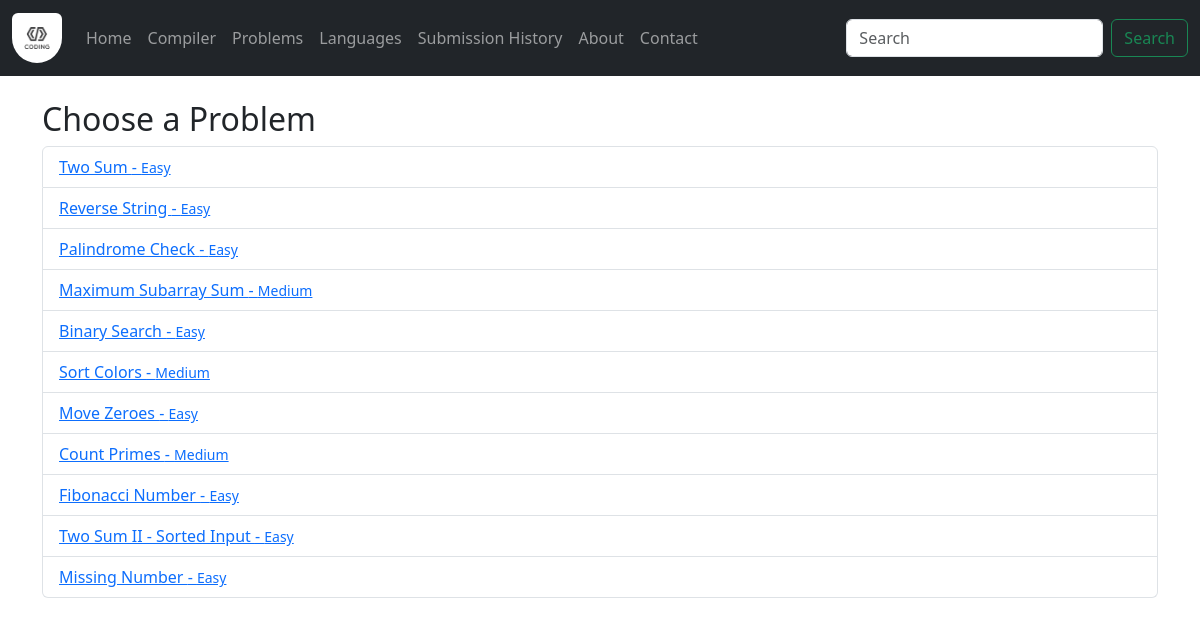
The app's page /problems/ with its own data.
### App/models.py (models this page shows, shortened)
class Problem(models.Model):
    DIFFICULTY_CHOICES = (
        ("Easy", "Easy"),
        ("Medium", "Medium"),
        ("Hard", "Hard"),
    )
    title = models.CharField(max_length=200, unique=True)
    slug = models.SlugField(unique=True)
    statement = models.TextField()
    constraints = models.TextField()
    input_format = models.TextField()
    output_format = models.TextField()
    difficulty = models.CharField(max_length=10, choices=DIFFICULTY_CHOICES)
    tags = models.CharField(max_length=255, blank=True)  # Comma-separated tags

### App/views.py (the view)
# urls.py: path("problems/", views.problem_list, name="problems_list"),
def problem_list(request):
    problems = Problem.objects.all()
    return render(request, "problems.html", {"problems": problems})

### templates/problems.html (shortened to what this page needs)
{% extends "base.html" %}
{% block body %}
<div class="container mt-4">
  <h2>Choose a Problem</h2>
  <ul class="list-group">
    {% for problem in problems %}
      <li class="list-group-item">
        <a href="{% url 'compile_with_problem' slug=problem.slug %}">
          {{ problem.title }} - <small>{{ problem.difficulty }}</small>
        </a>
      </li>
    {% empty %}
      <li class="list-group-item text-muted">No problems available.</li>
    {% endfor %}
  </ul>
</div>
{% endblock %}

### records on screen
Problem: title "Two Sum", difficulty "Easy"
Problem: title "Reverse String", difficulty "Easy"
Problem: title "Palindrome Check", difficulty "Easy"
Problem: title "Maximum Subarray Sum", difficulty "Medium"
Problem: title "Binary Search", difficulty "Easy"
Problem: title "Sort Colors", difficulty "Medium"
Problem: title "Move Zeroes", difficulty "Easy"
Problem: title "Count Primes", difficulty "Medium"
Problem: title "Fibonacci Number", difficulty "Easy"
Problem: title "Two Sum II - Sorted Input", difficulty "Easy"
Problem: title "Missing Number", difficulty "Easy"
